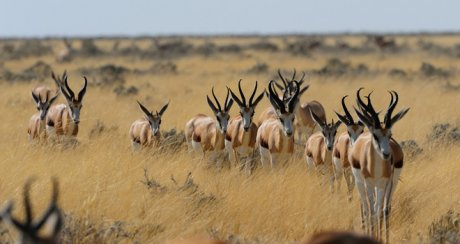
#> input picture data/images/img2.jpg, 460 x 244 px
$ python notion6.py
#> lines starting #> are read from the running program, lines starting #| are printed output that depends on the picture; after the words box and inside, x2 and y2 are one past the last pixel; in counts of white or black regions, pixels touching at a corner belong together
# Détection de contours
import cv2

image = cv2.imread('../data/images/img2.jpg')
#> image is the input picture: shape (244, 460, 3); mean B, G, R 106.1, 136, 155.8

#Valeurs données aux seuils
threshold1 = 50
threshold2 = 150


# Convertir l'image en NG(niveaux de gris)
gray_image = cv2.cvtColor(image, cv2.COLOR_BGR2GRAY)
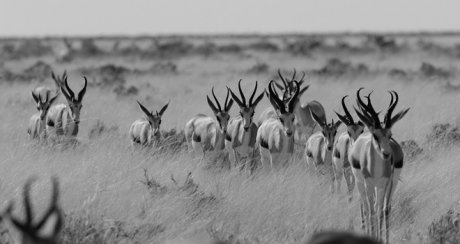
#> gray_image: shape (244, 460); min 0, max 226, mean 138.5

# Détection des contours avec le filtre de Canny
edges = cv2.Canny(gray_image, threshold1, threshold2)
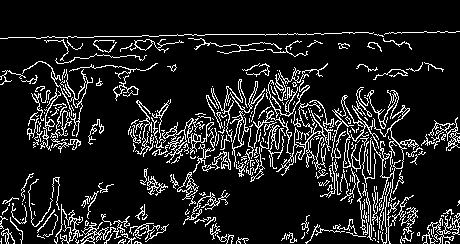
#> edges: shape (244, 460); 12.1% white in thin lines or dots, all inside (x1, y1, x2, y2) = (0, 31, 460, 244)

# Affichage des contours détectées
cv2.imshow('edges', edges)
cv2.waitKey(0)
cv2.destroyAllWindows()

"""
Le filtre de Canny est un algorithme de détection de contours qui utilise deux seuils : threshold1 et threshold2.
Les pixels dont l'intensité est supérieure à threshold2 sont considérés comme des contours fortes, tandis que les pixels
dont l'intensité est inférieure à threshold1 sont considérés comme n'appartenant pas aux contours.
Les pixels dont l'intensité est comprise entre threshold1 et threshold2 sont considérés comme des contours faibles
et ne sont conservés que s'ils sont connectés à des contours fortes.
Les valeurs de threshold1 et threshold2 doivent être choisies en fonction de l'image et de l'application. Généralement,
threshold1 est fixé à une valeur basse pour détecter un maximum de contours, tandis que threshold2 est fixé à une valeur
plus élevée pour éliminer les fausses détections. Le rapport communément utilisé entre les 2 seuils est de 1:2 ou 1:3
(ce qui implique que threshold2 = 2 * threshold1 ou threshold2 = 3 * threshold1).
"""

$ run again, with data/images/img1.jpg copied over data/images/img2.jpg
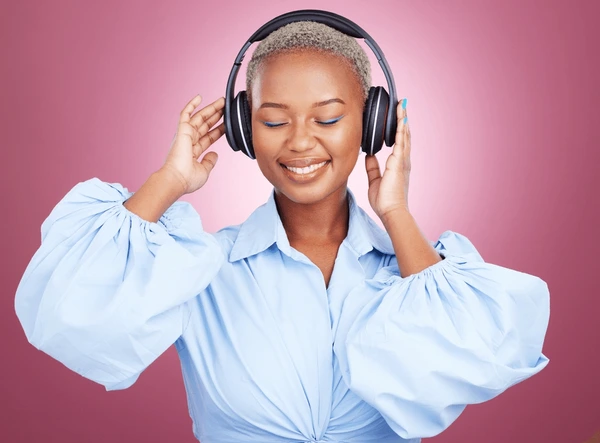
#> input picture data/images/img1.jpg, 600 x 443 px
#> image is the input picture: shape (443, 600, 3); mean B, G, R 174.5, 157, 194.1
#> `gray_image = cv2.cvtColor(image, cv2.COLOR_BGR2GRAY)`:
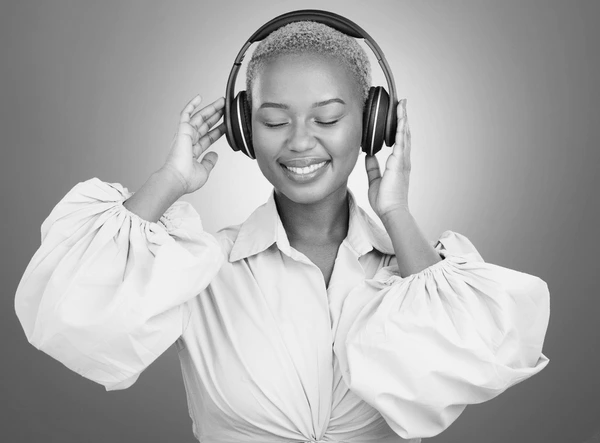
#> gray_image: shape (443, 600); min 3, max 255, mean 170.1
#> `edges = cv2.Canny(gray_image, threshold1, threshold2)`:
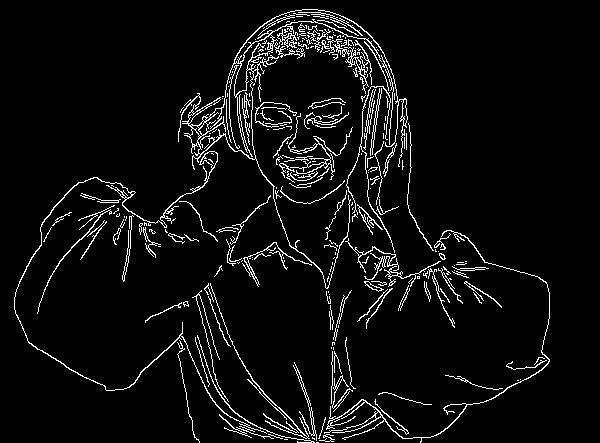
#> edges: shape (443, 600); 5.4% white in thin lines or dots, all inside (x1, y1, x2, y2) = (14, 9, 550, 443)

$ run again, with data/images/img4.jpg copied over data/images/img2.jpg
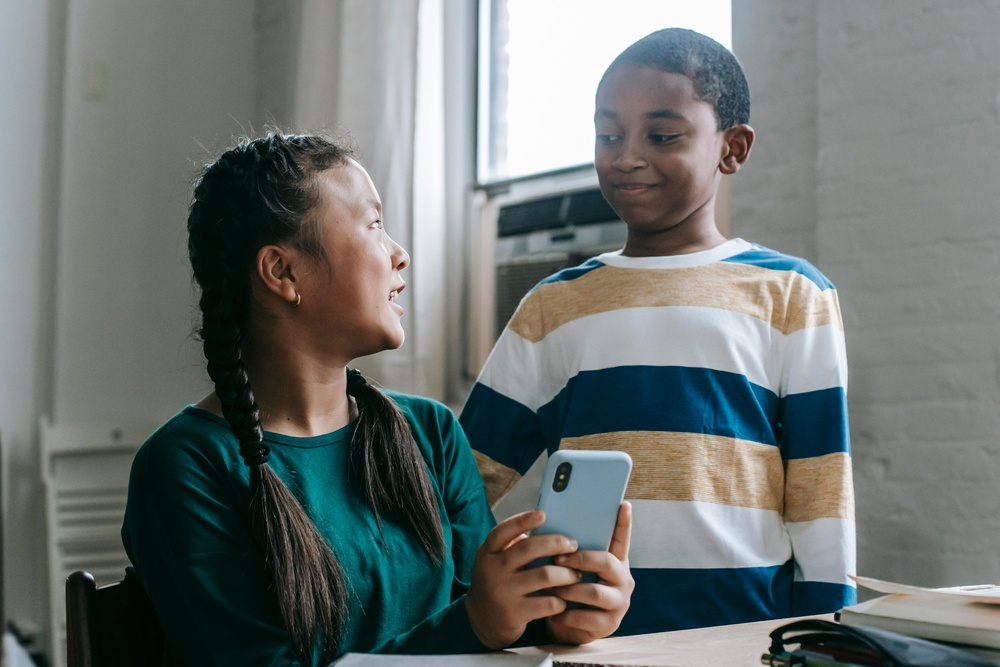
#> input picture data/images/img4.jpg, 1000 x 667 px, shrunk from 5343 x 3562 before the run
#> image is the input picture: shape (667, 1000, 3); mean B, G, R 112.6, 115.3, 108.4
#> `gray_image = cv2.cvtColor(image, cv2.COLOR_BGR2GRAY)`:
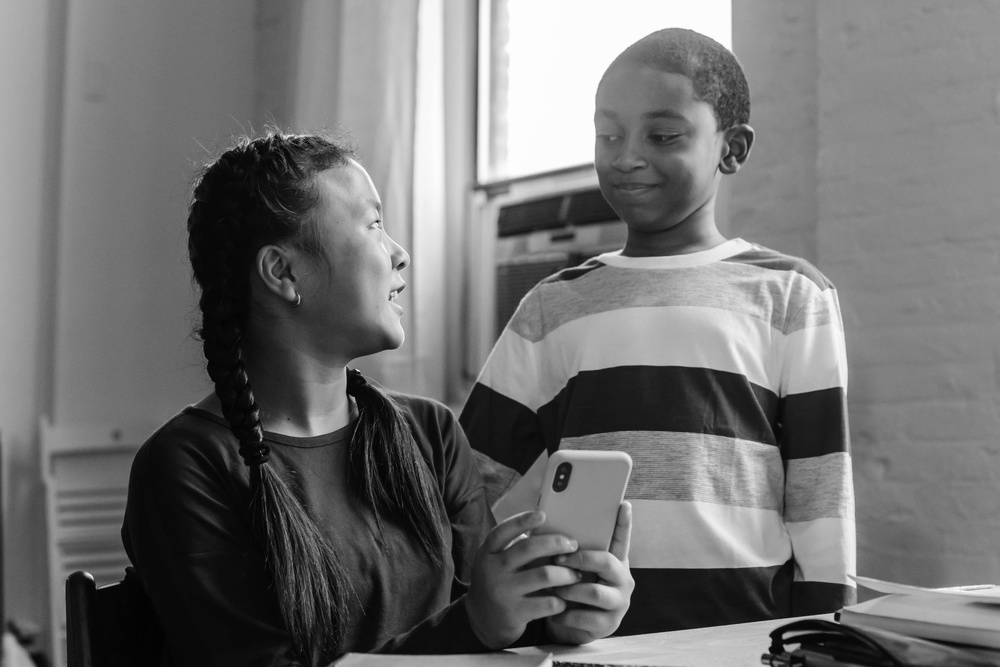
#> gray_image: shape (667, 1000); min 1, max 255, mean 112.9
#> `edges = cv2.Canny(gray_image, threshold1, threshold2)`:
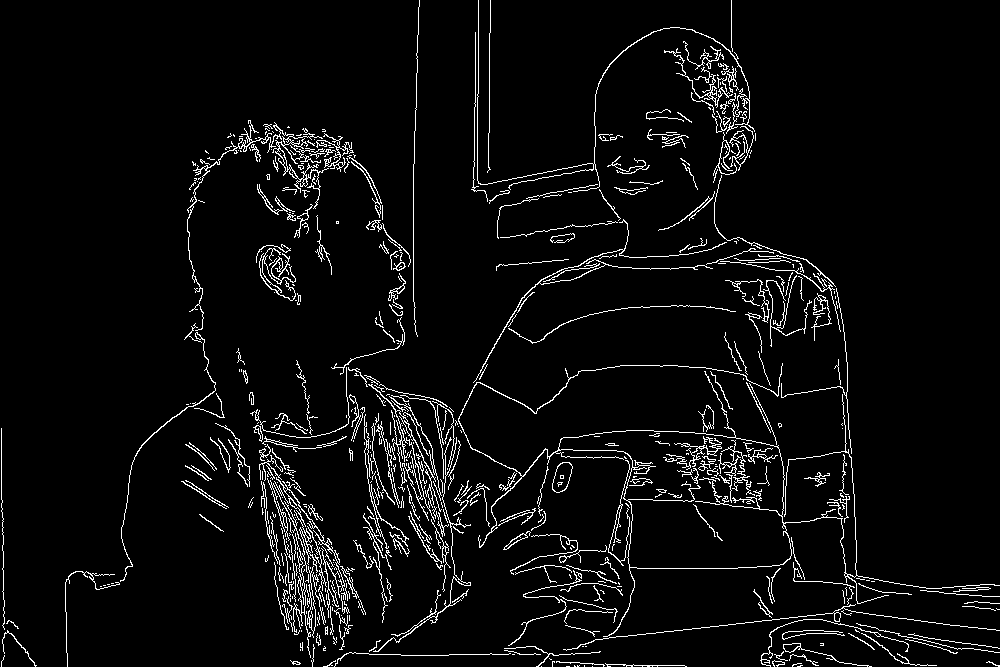
#> edges: shape (667, 1000); 4.7% white in thin lines or dots
